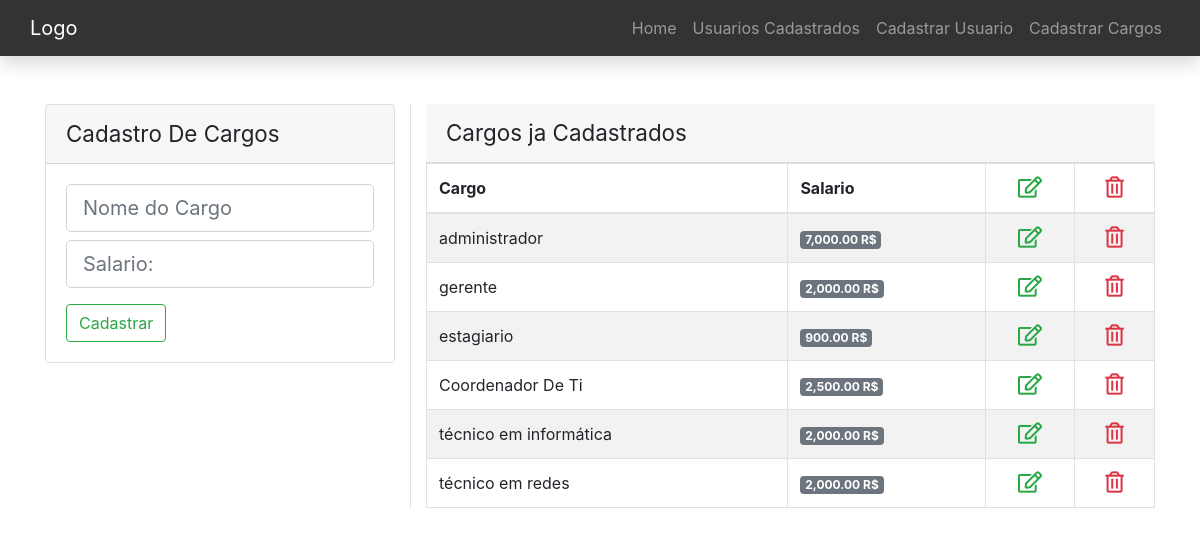
Page /gerenciamentoFuncionarios/cadastrarCargo.php on the committed database.
### tables this page shows
CREATE TABLE `cargos` (
  `id` int(11) NOT NULL,
  `cargo` varchar(100) DEFAULT NULL,
  `salario` float NOT NULL DEFAULT 1000
);

### gerenciamentoFuncionarios/Conn.php (called while the page is built)
<?php
class Conn
{
	public static $host = "localhost";
	public static $dbname = "innerjoin";
	public static $user = "root";
	public static $pass = "";
	private static $conn = null;
	private static function conectar()
	{
		if(self::$conn === null):
			try {
				self::$conn = new PDO('mysql:host='.self::$host.';dbname='.self::$dbname,self::$user,self::$pass);
			} catch (Exception $e) {
				header("Location: erro.php");
			}
		endif;
		return self::$conn;
	}
	public function getConn()
	{
		return self::conectar();
	}
}

### gerenciamentoFuncionarios/cadastrarCargo.php (the view, shortened to what this page needs)
<?php
require_once "Conn.php";
?>
<!DOCTYPE html>
<html lang="pt-br">
<head>
	<link rel="stylesheet" href="css/bootstrap.min.css">
	<link rel="stylesheet" href="css/custom.css">
	<link rel="stylesheet" href="fa/css/all.css">
</head>
<body class="center-body">
	<nav class="container-fluid shadow navbar navbar-dark navbar-expand-lg bg-nav mb-5">
		<div class="container p-0">
			<a href="#" class="navbar-brand">Logo</a>
			<div class="collapse d-lg-flex justify-content-end navbar-collapse" id="menu">
				<ul class="nav navbar-nav">
					<li class="nav-item"><a href="index.php" class="nav-link">Home</a></li>
					<li class="nav-item"><a href="listar.php" class="nav-link">Usuarios Cadastrados</a></li>
					<li class="nav-item"><a href="cadastrarUser.php" class="nav-link">Cadastrar Usuario</a></li>
					<li class="nav-item"><a href="cadastrarCargo.php" class="nav-link">Cadastrar Cargos</a></li>
				</ul>
			</div>
		</div>
	</nav>
	<div class="container">
		<div class="row">
			<div class="col-md-4">
				<div class="card">
					<div class="card-header" style="font-size: 1.4em;">
						Cadastro De Cargos
					</div>
					<div class="card-body">
						<form action="cadastrarCargo.php" method="POST">
							<div class="form-group">
								<input type="text" maxlength="100" placeholder="Nome do Cargo" name="cargo" class="form-control form-control-lg mb-2">
								<input type="text" maxlength="50" name="salario" class="form-control form-control-lg" placeholder="Salario:">
							</div>
							<button class="btn btn-outline-success" name="btn-cadastrar">Cadastrar</button>
						</form>
					</div>
				</div>
			</div>
			<?php
				$s = new Conn();
				$sqlSelect = "SELECT * FROM cargos";
				$select = $s->getConn()->prepare($sqlSelect);
				$select->execute();
			?>
			<div class="col-md-8 t border-left">
				<div class="card pb-0 border-0">
					<div class="card-header" style="font-size: 1.4em;">
						Cargos ja Cadastrados
					</div>
						<table class="table table-striped table-hover table-bordered mb-0">
							<thead>
								<th>Cargo</th>
								<th>Salario</th>
								<th class="text-center">
									<i class="far fa-edit text-success fa-lg"></i>
								</th>
								<th class="text-center">
									<i class="far fa-trash-alt text-danger fa-lg"></i>
								</th>
							</thead>
							<tbody>
								<?php while($row = $select->fetch(PDO::FETCH_ASSOC)): ?>
								<tr>
									<td><?php echo $row['cargo']; ?></td>
									<td>
										<div class="badge badge-secondary">
											<?php echo number_format($row['salario'],2)." R$" ; ?>
										</div>
									</td>
									<td class="text-center">
										<a href="updateCargo.php?id=<?php echo $row['id'];?>">
											<i class="far fa-edit text-success fa-lg"></i>
										</a>
									</td>
									<td class="text-center">
										<a href="deletarCargo.php?id=<?php echo $row['id'];?>">
											<i class="far fa-trash-alt text-danger fa-lg"></i>
										</a>
									</td>
								</tr>
								<?php endwhile;?>
							</tbody>
						</table>
				</div>
			</div>
		</div>
	</div>
</body>
</html>

### gerenciamentoFuncionarios/css/custom.css (style rules this page uses)
.bg-nav { background-color: rgba(0,0,0,0.8) !important; }
.center-body { display: flex; height: 100vh; padding-bottom: 100px; flex-direction: column; justify-content: center; align-items: center; }

### gerenciamentoFuncionarios/fa/css/all.css (style rules this page uses)
.fa, .fas, .far, .fal, .fad, .fab { -moz-osx-font-smoothing: grayscale; -webkit-font-smoothing: antialiased; display: inline-block; font-style: normal; font-variant: normal; text-rendering: auto; line-height: 1; }
.fa-lg { font-size: 1.33333em; line-height: 0.75em; vertical-align: -.0667em; }
.fa-edit:before { content: "\f044"; }
.fa-trash-alt:before { content: "\f2ed"; }
.far { font-family: 'Font Awesome 5 Free'; font-weight: 400; }

### rows in the picture
cargos: cargo "administrador", salario "7,000.00"
cargos: cargo "gerente", salario "2,000.00"
cargos: cargo "estagiario", salario "900.00"
cargos: cargo "Coordenador De Ti", salario "2,500.00"
cargos: cargo "técnico em informática", salario "2,000.00"
cargos: cargo "técnico em redes", salario "2,000.00"
